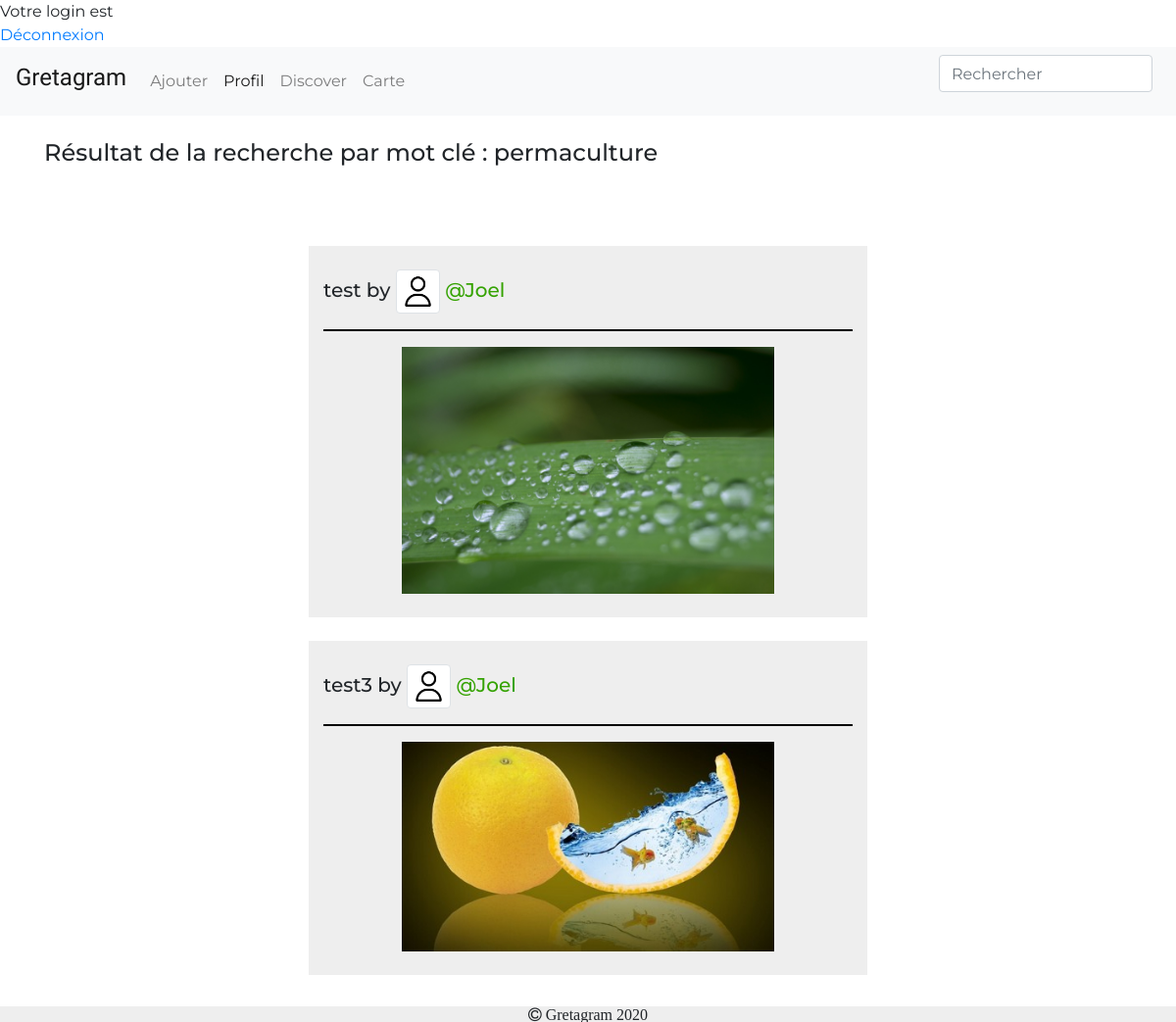
Screenshot of /Gretagram/searchPost.php?mot=permaculture (signed in) with the database file from the repository.
### tables this page shows
CREATE TABLE IF NOT EXISTS `publication` (
  `id` int(11) NOT NULL AUTO_INCREMENT,
  `nblike` int(100) DEFAULT '0',
  `titre` varchar(100) DEFAULT NULL,
  `description` varchar(100) DEFAULT NULL,
  `user` varchar(100) NOT NULL,
  `photo` varchar(100) DEFAULT NULL,
  `datepubli` datetime NOT NULL DEFAULT CURRENT_TIMESTAMP,
  `lat` varchar(200) DEFAULT NULL,
  `longitude` varchar(100) DEFAULT NULL,
  `adrrFormated` varchar(100) NOT NULL,
  `nbVue` int(11) NOT NULL DEFAULT '0',
  `Tag` varchar(100) DEFAULT NULL,
  PRIMARY KEY (`id`)
);

CREATE TABLE IF NOT EXISTS `personne` (
  `nomUtilisateur` varchar(100) DEFAULT NULL,
  `nom` varchar(100) DEFAULT NULL,
  `prenom` varchar(100) DEFAULT NULL,
  `dtN` date DEFAULT NULL,
  `mail` varchar(100) DEFAULT NULL,
  `mdp` varchar(100) DEFAULT NULL,
  `photoProfil` varchar(1000) DEFAULT NULL,
  `tagFav` varchar(100) DEFAULT NULL,
  UNIQUE KEY `nomUtilisateur` (`nomUtilisateur`)
);

### Gretagram/searchPost.php (the view, shortened to what this page needs)
<?php
if (isset($_SESSION['login']) && isset($_SESSION['mdp'])) {
    echo '<html>';
    echo '<head>';
    echo '</head>';
    echo '<body>';
    echo 'Votre login est ' . $_SESSION['login'];
    echo '<br />';
    echo '<a href="deconnexion.php">Déconnexion</a>';
} else {
    header('location: login.php?message=erreur');
}
?>
<!DOCTYPE html>
<html>
<head>
    <link href="https://stackpath.bootstrapcdn.com/font-awesome/4.7.0/css/font-awesome.min.css" rel="stylesheet">
    <link rel="stylesheet" href="https://stackpath.bootstrapcdn.com/bootstrap/4.4.1/css/bootstrap.min.css">
    <link rel="stylesheet" href="css/style.css">
    <?php
    include("include/connect.inc.php");
    ?>
</head>
<body>
    <nav class="navbar navbar-expand-lg navbar-light bg-light">
        <a class="navbar-brand" href="index.php">
            <div class="styleLogo">
                <h4>Gretagram</h4>
            </div>
        </a>
        <div class="collapse navbar-collapse" id="navbarToggler">
            <ul class="navbar-nav mr-auto mt-2 mt-lg-0">
                <li class="nav-item">
                    <a class="nav-link" href="ajouter.php">Ajouter</a>
                </li>
                <li class="nav-item active">
                    <a class="nav-link " href="profil.php">Profil</a>
                </li>
                <li class="nav-item">
                    <a class="nav-link" href="discover.php">Discover</a>
                </li>
                <li class="nav-item">
                    <a class="nav-link" href="carte.php">Carte</a>
                </li>
            </ul>
            <div class="md-form">
            <form class="form-inline my-2 my-lg-0">
                <input class="form-control mr-sm-2 mdb-autocomplete" type="text" id="search-user" placeholder="Rechercher">
            </form>
            </div>
        </div>
    </nav>
    <br>
    <div class="container">
   <h4>Résultat de la recherche par mot clé : <?php echo $_GET['mot']; ?></h4>
   <br>
   <br>
   <br>
        <?php
        $requetePost = "Select * FROM publication  where tag like '%".$_GET['mot']."%' or description like '%".$_GET['mot']."%'";
        $prequetePost = $conn->prepare($requetePost);
        $prequetePost->execute();
        while ($dataPost = $prequetePost->fetch()) {
            $user = $dataPost['user'];
            $titre = $dataPost['titre'];
            $image = $dataPost['photo'];
            $requetePost2 = "Select * FROM personne where nom = '" . $user . "'";
            $prequetePost2 = $conn->prepare($requetePost2);
            $prequetePost2->execute();
            while ($dataPost2 = $prequetePost2->fetch()) {
                $pp = $dataPost2['photoProfil'];
                echo '
                    <div class="row">
                        <div class="col-md-3">
                        </div>
                        <div class="col-md-6 fond">
                        <br>
                            <h5>' . $titre . ' by <a href ="profil.php?nom=' . $user . '" style="color:#34A200" ><img class="imgStyle img-thumbnail" src="' . $pp . '" width="45px" > @' . $user . ' </a></h5>
                            <hr style="width: 100%; color: black; height: 1px; background-color:black;">
                            <div class="row">
                                <div class="col-md-2"></div>
                                <div class="col-md-8">
                                    <div class="row">
                                        <a href="post.php?post=' . $image . '"><img src="' . $image . '" width="100%" ></a>
                                    </div>
                                    <div class="row">
                                        <br>
                                    </div>
                                </div>
                                <div class="col-md-2">
                                </div>
                            </div>
                        </div>
                    </div>
                    <br>
                ';
            }
        }
        ?>
    </div>
    <br>
    <footer class="containe-fluid footer">
        <i class="fa fa-copyright"> Gretagram 2020</i>
    </footer>
</body>
</html>

### Gretagram/css/style.css (style rules this page uses)
body, html { padding: 0; margin: 0; }
body { font-family: 'Montserrat', sans-serif; }
.fond { background-color: #EEEEEE; }
.footer { position: fixed; left: 0; bottom: 0; width: 100%; background-color: #EEEEEE; text-align: center; }
.styleLogo { font-family: 'Oleo Script', cursive; }

### rows the page displays
publication: titre "test", user "Joel"
personne: photoProfil (picture), publication.photo (picture)
publication: titre "test3", user "Joel"

### other values shown
$_GET['mot'] "permaculture"
